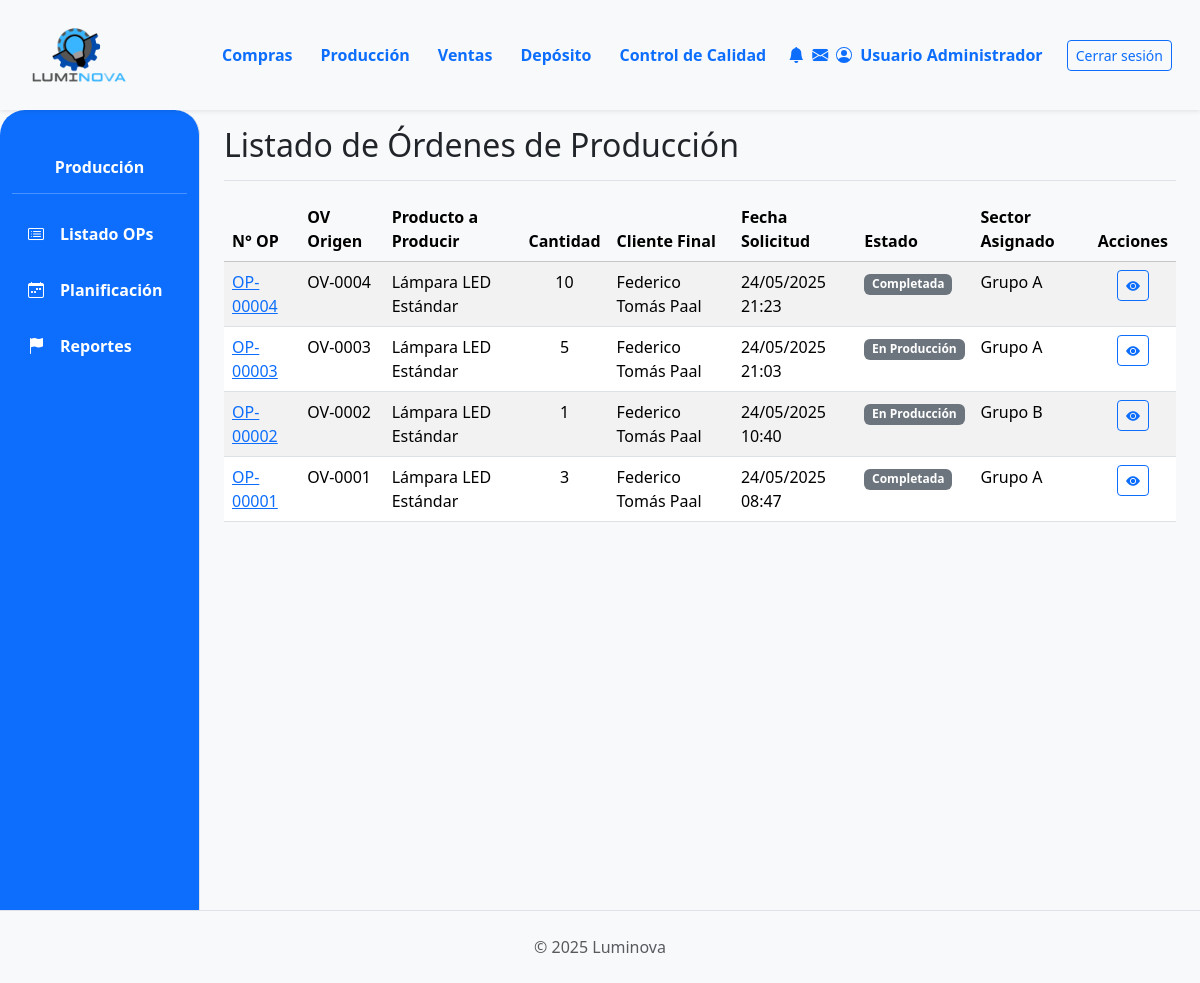
Before: /produccion/ (signed in) with the older database file.
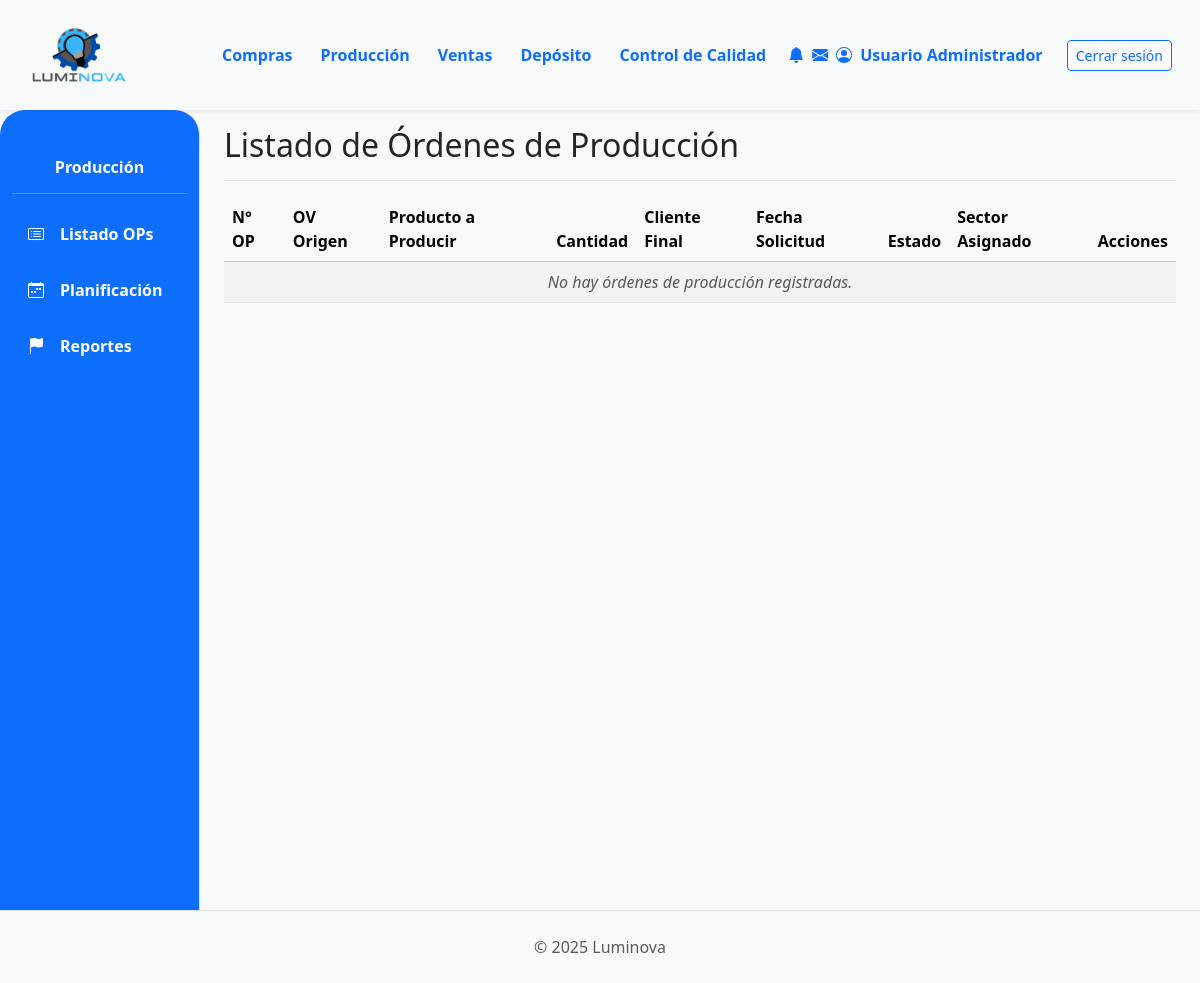
After: the same page with the newer database file.
### App_LUMINOVA/models.py (models this page shows, shortened)
class OrdenProduccion(models.Model):
    numero_op = models.CharField(max_length=20, unique=True, verbose_name="N° Orden de Producción") # Cambiado de numero_orden
    orden_venta_origen = models.ForeignKey(OrdenVenta, on_delete=models.SET_NULL, null=True, blank=True, related_name='ops_generadas')
    producto_a_producir = models.ForeignKey(ProductoTerminado, on_delete=models.PROTECT, related_name="ordenes_produccion") # Cambiado related_name
    cantidad_a_producir = models.PositiveIntegerField() # Cambiado de cantidad_prod
    estado_op = models.ForeignKey(EstadoOrden, on_delete=models.SET_NULL, null=True, blank=True, related_name='ops_estado') # Cambiado related_name
    fecha_solicitud = models.DateTimeField(default=timezone.now) # Añadido
    fecha_inicio_planificada = models.DateField(null=True, blank=True) # Cambiado de fecha_inicio
    fecha_fin_planificada = models.DateField(null=True, blank=True) # Añadido
    sector_asignado_op = models.ForeignKey(SectorAsignado, on_delete=models.SET_NULL, null=True, blank=True, related_name='ops_sector') # Cambiado related_name
    notas = models.TextField(null=True, blank=True, verbose_name='Notas') # Añadido

class OrdenVenta(models.Model): # NUEVO: Específico para Ventas
    ESTADO_CHOICES = [
        ('PENDIENTE', 'Pendiente Confirmación'),
        ('CONFIRMADA', 'Confirmada (Esperando Producción)'),
        ('PRODUCCION_INICIADA', 'Producción Iniciada'), # NUEVO
        ('PRODUCCION_PARCIAL', 'Producción Parcial'), # Opcional
        ('PRODUCCION_CON_PROBLEMAS', 'Producción con Problemas'), # NUEVO
        ('LISTA_ENTREGA', 'Lista para Entrega'),
        ('COMPLETADA', 'Completada/Entregada'),
        ('CANCELADA', 'Cancelada'),
    ]
    numero_ov = models.CharField(max_length=20, unique=True, verbose_name="N° Orden de Venta")
    cliente = models.ForeignKey(Cliente, on_delete=models.PROTECT, related_name="ordenes_venta")
    fecha_creacion = models.DateTimeField(default=timezone.now)
    estado = models.CharField(max_length=50, choices=ESTADO_CHOICES, default='PENDIENTE')
    total_ov = models.DecimalField(max_digits=12, decimal_places=2, default=0.00, verbose_name="Total OV")
    notas = models.TextField(blank=True, null=True)

class ProductoTerminado(models.Model):
    descripcion = models.CharField(max_length=255) # Aumentado max_length
    categoria = models.ForeignKey(CategoriaProductoTerminado, on_delete=models.PROTECT, related_name='productos_terminados')
    precio_unitario = models.DecimalField(max_digits=10, decimal_places=2, default=0.00)
    stock = models.IntegerField(default=0)
    modelo = models.CharField(max_length=50, blank=True, null=True)
    potencia = models.IntegerField(blank=True, null=True)
    acabado = models.CharField(max_length=50, blank=True, null=True)
    color_luz = models.CharField(max_length=50, blank=True, null=True)
    material = models.CharField(max_length=50, blank=True, null=True)
    imagen = models.ImageField(null=True, blank=True, upload_to='productos_terminados/')

class Cliente(models.Model):
    nombre = models.CharField(max_length=150, unique=True) # Aumentado max_length
    direccion = models.TextField(blank=True)
    telefono = models.CharField(max_length=25, blank=True) # Aumentado max_length
    email = models.EmailField(unique=True, null=True, blank=True)

class EstadoOrden(models.Model): # Renombrar a EstadoOrdenProduccion o similar si es solo para OP
    nombre = models.CharField(max_length=50, unique=True) # Ej: Pendiente, En Proceso, Terminado

class SectorAsignado(models.Model): # También, si es para OP, `SectorProduccion` sería más claro.
    nombre = models.CharField(max_length=50, unique=True) # Ej: Grupo A, Taller Principal

### App_LUMINOVA/views.py (the view)
# urls.py: path('produccion/', produccion_lista_op_view, name='produccion_principal'), # La lista de OPs es la vista principal
@login_required
def produccion_lista_op_view(request):
    ordenes_prod = OrdenProduccion.objects.select_related(
        'producto_a_producir__categoria',
        'orden_venta_origen__cliente', # Para obtener el cliente
        'estado_op', # Nombre del campo en tu modelo OP
        'sector_asignado_op'  # Nombre del campo en tu modelo OP
    ).order_by('-fecha_solicitud')
    context = {
        'ordenes_produccion_list': ordenes_prod,
        'titulo_seccion': 'Listado de Órdenes de Producción',
        'form_update_op': OrdenProduccionUpdateForm(), # Para el modal de edición
    }
    return render(request, 'produccion/produccion_lista_op.html', context)

### App_LUMINOVA/templates/produccion/produccion_lista_op.html (shortened to what this page needs)
{% extends 'padre.html' %}
{% load static %}
{% load django_bootstrap5 %}
{% block sidebar_content %}
    {% include 'produccion/produccion_sidebar.html' %}
{% endblock %}
{% block content %}
<div class="d-flex justify-content-between flex-wrap flex-md-nowrap align-items-center pt-3 pb-2 mb-3 border-bottom">
    <h1 class="h2">{{ titulo_seccion }}</h1>
</div>
<div class="table-responsive mt-3">
    <table class="table table-striped table-hover">
        <thead class="table-light">
            <tr>
                <th>N° OP</th>
                <th>OV Origen</th>
                <th>Producto a Producir</th>
                <th class="text-center">Cantidad</th>
                <th>Cliente Final</th>
                <th>Fecha Solicitud</th>
                <th>Estado</th>
                <th>Sector Asignado</th>
                <th class="text-center">Acciones</th>
            </tr>
        </thead>
        <tbody>
            {% for op in ordenes_produccion_list %}
            <tr id="op-{{ op.id }}">
                <td><a href="{% url 'App_LUMINOVA:produccion_detalle_op' op.id %}">{{ op.numero_op }}</a></td>
                <td>
                    {% if op.orden_venta_origen %}
                        {{ op.orden_venta_origen.numero_ov }}
                    {% else %}
                        N/A (Manual)
                    {% endif %}
                </td>
                <td>{{ op.producto_a_producir.descripcion|truncatechars:30|default:"PRODUCTO NO ASIGNADO" }}</td>
                <td class="text-center">{{ op.cantidad_a_producir }}</td>
                <td>{{ op.orden_venta_origen.cliente.nombre|default_if_none:"N/A" }}</td>
                <td>{{ op.fecha_solicitud|date:"d/m/Y H:i" }}</td>
                <td>
                    <span class="badge
                        {% if op.estado_op.nombre|lower == 'pendiente' %}bg-warning text-dark
                        {% elif op.estado_op.nombre|lower == 'en proceso' %}bg-primary
                        {% elif op.estado_op.nombre|lower == 'terminado' %}bg-success
                        {% elif op.estado_op.nombre|lower == 'cancelado' %}bg-danger
                        {% elif op.estado_op.nombre|lower == 'insumos solicitados' %}bg-info
                        {% else %}bg-secondary{% endif %}">
                        {{ op.estado_op.nombre|default_if_none:"Sin estado" }}
                    </span>
                </td>
                <td>{{ op.sector_asignado_op.nombre|default_if_none:"No asignado" }}</td>
                <td class="text-center">
                    <a href="{% url 'App_LUMINOVA:produccion_detalle_op' op.id %}" class="btn btn-sm btn-outline-primary" title="Ver/Gestionar OP">
                        <i class="bi bi-eye-fill"></i>
                    </a>
                </td>
            </tr>
            {% empty %}
            <tr>
                <td colspan="9" class="text-center fst-italic text-muted">No hay órdenes de producción registradas.</td>
            </tr>
            {% endfor %}
        </tbody>
    </table>
</div>
{% endblock %}

Changed rows visible on the page:
removed OrdenProduccion: numero_op "OP-00004", orden_venta_origen.numero_ov "OV-0004", producto_a_producir.descripcion "Lámpara LED Estándar", cantidad_a_producir "10", orden_venta_origen.cliente.nombre "Federico Tomás Paal", fecha_solicitud "24/05/2025 21:23", estado_op.nombre "Completada", sector_asignado_op.nombre "Grupo A"
removed OrdenProduccion: numero_op "OP-00003", orden_venta_origen.numero_ov "OV-0003", producto_a_producir.descripcion "Lámpara LED Estándar", cantidad_a_producir "5", orden_venta_origen.cliente.nombre "Federico Tomás Paal", fecha_solicitud "24/05/2025 21:03", estado_op.nombre "En Producción", sector_asignado_op.nombre "Grupo A"
removed OrdenProduccion: numero_op "OP-00002", orden_venta_origen.numero_ov "OV-0002", producto_a_producir.descripcion "Lámpara LED Estándar", cantidad_a_producir "1", orden_venta_origen.cliente.nombre "Federico Tomás Paal", fecha_solicitud "24/05/2025 10:40", estado_op.nombre "En Producción", sector_asignado_op.nombre "Grupo B"
removed OrdenProduccion: numero_op "OP-00001", orden_venta_origen.numero_ov "OV-0001", producto_a_producir.descripcion "Lámpara LED Estándar", cantidad_a_producir "3", orden_venta_origen.cliente.nombre "Federico Tomás Paal", fecha_solicitud "24/05/2025 08:47", estado_op.nombre "Completada", sector_asignado_op.nombre "Grupo A"
Other visible differences:
text now shown: "No hay órdenes de producción registradas."
